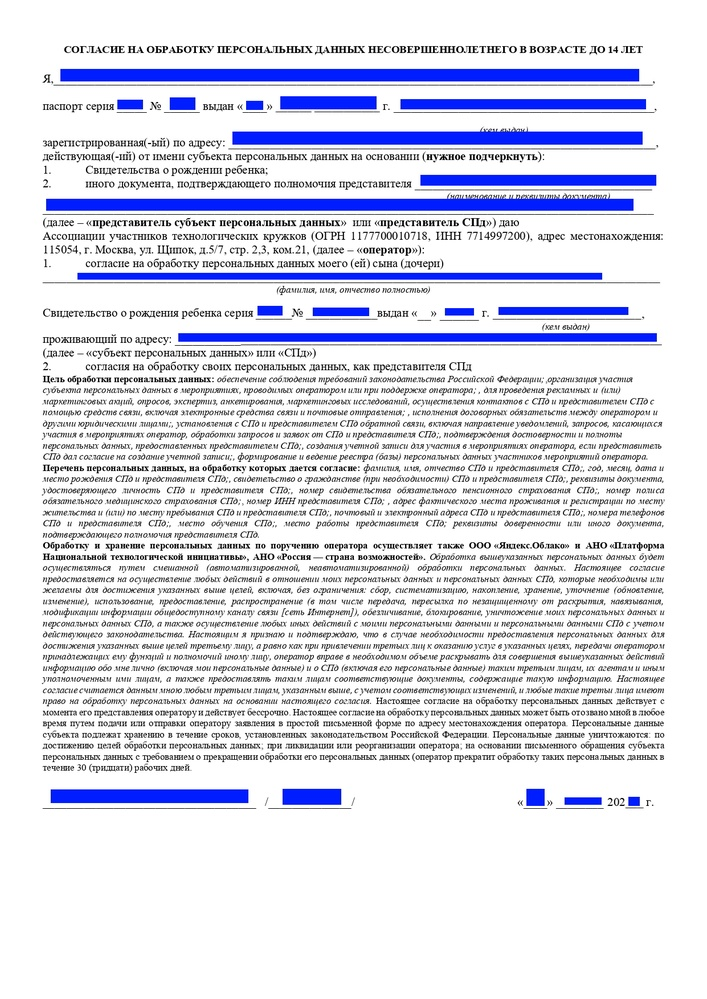
#> input picture fields/data/test.jpg, 707 x 999 px, shrunk from 1241 x 1754 before the run
$ python ramki.py
#> lines starting #> are read from the running program, lines starting #| are printed output that depends on the picture; after the words box and inside, x2 and y2 are one past the last pixel; in counts of white or black regions, pixels touching at a corner belong together
import cv2
import numpy as np


def load_image(folder, name):
    im = cv2.imread(f'{folder}/{name}')
    im = cv2.cvtColor(im, cv2.COLOR_BGR2GRAY)
    return im


def frame_img(img_f):
    hsv_frame = cv2.cvtColor(img_f, cv2.COLOR_BGR2HSV)
#> hsv_frame: shape (999, 707, 3); mean H, S, V 13.8, 14.8, 234.8
#> img_f is the input picture: shape (999, 707, 3); mean B, G, R 234.8, 222.5, 220.9

    # Диапазон цвета которым будем рисовать прямоугольники в любом редакторе
    # Цвет которого не может быть в документе (в нашем случае - синий)
    lower_range = np.array([110, 50, 50])
    upper_range = np.array([130, 255, 255])

    mask = cv2.inRange(hsv_frame, lower_range, upper_range)
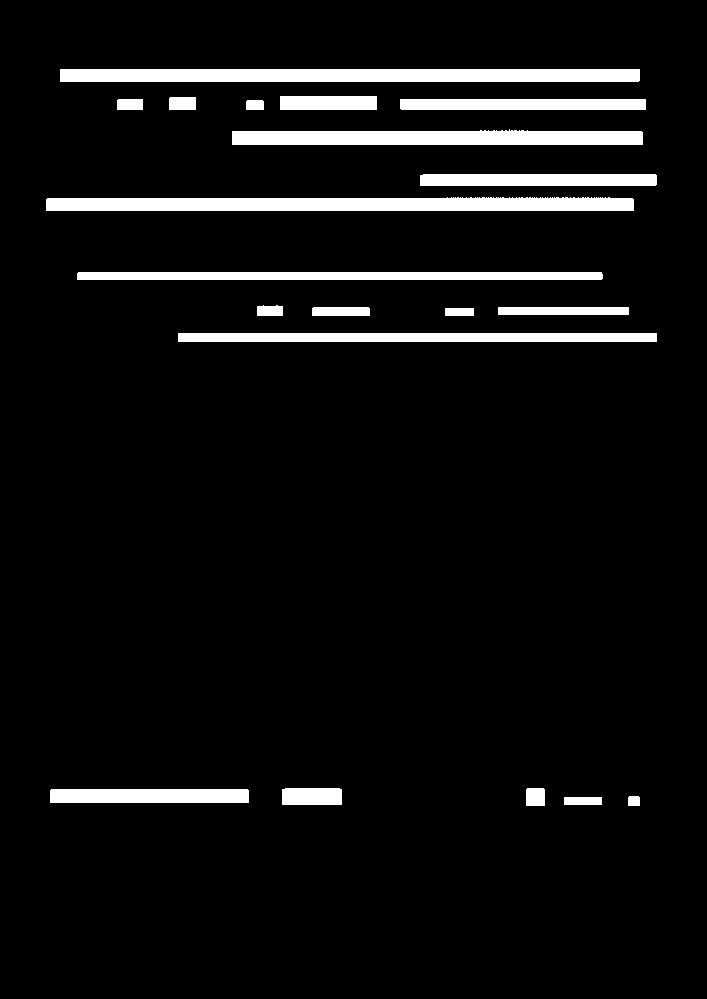
#> mask: shape (999, 707); 6.2% white; 20 white regions, largest, box (x1, y1, x2, y2) and area: (46, 197, 634, 211) 7715, (60, 69, 640, 82) 7539, (232, 129, 643, 145) 5777

    frames = []
    img_sk = mask
    thresh = cv2.Canny(img_sk, 10, 250)
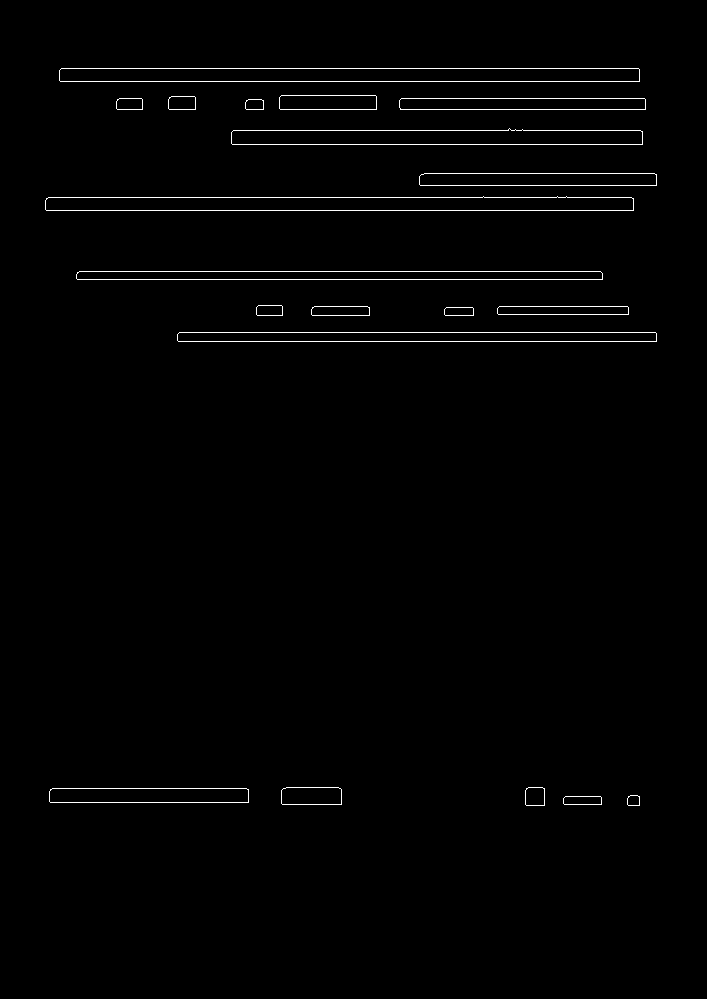
#> thresh: shape (999, 707); 1.1% white in thin lines or dots, all inside (x1, y1, x2, y2) = (45, 68, 657, 806)
    cnts_frame, hierarchy = cv2.findContours(thresh.copy(), cv2.RETR_EXTERNAL, cv2.CHAIN_APPROX_SIMPLE)
#> cnts_frame = 20 contours; largest, box (x1, y1, x2, y2) and area: (45, 196, 634, 211) 7641, (59, 68, 640, 82) 7537, (231, 128, 643, 145) 5756, (177, 332, 657, 342) 4308, (76, 271, 603, 280) 4202

    # перебираем все найденные контуры в цикле
    for cnt_frame in cnts_frame:
        rect = cv2.minAreaRect(cnt_frame)  # пытаемся вписать прямоугольник
        box = cv2.boxPoints(rect)  # поиск четырех вершин прямоугольника
        box = np.int0(box)  # округление координат
        area = int(rect[1][0] * rect[1][1])  # вычисление площади
        if area > 250:  # функция подстраховки от случайных контуров (код будет работать без нее)
            cv2.drawContours(img_sk, [box], 0, (255, 0, 0), 2)
            frames.append(box[[1, 3]])
#> this loop made 20 passes
#> (rect, box, area) on passes 1 to 7: (((582, 800), (8, 38), -90), [[601, 804], [563, 804], [563, 796], [601, 796]], 304), (((633, 800), (10, 12), -90), [[639, 805], [627, 805], [627, 795], [639, 795]], 120), (((148.5, 795), (14, 199), -90), [[248, 802], [49, 802], [49, 788], [248, 788]], 2786), (((534.5, 796), (18, 19), -90), [[544, 805], [525, 805], [525, 787], [544, 787]], 342), (((311, 795.5), (17, 60), -90), [[341, 804], [281, 804], [281, 787], [341, 787]], 1020), (((416.5, 336.5), (9, 479), -90), [[656, 341], [177, 341], [177, 332], [656, 332]], 4311), (((458.5, 311), (8, 29), -90), [[473, 315], [444, 315], [444, 307], [473, 307]], 232)
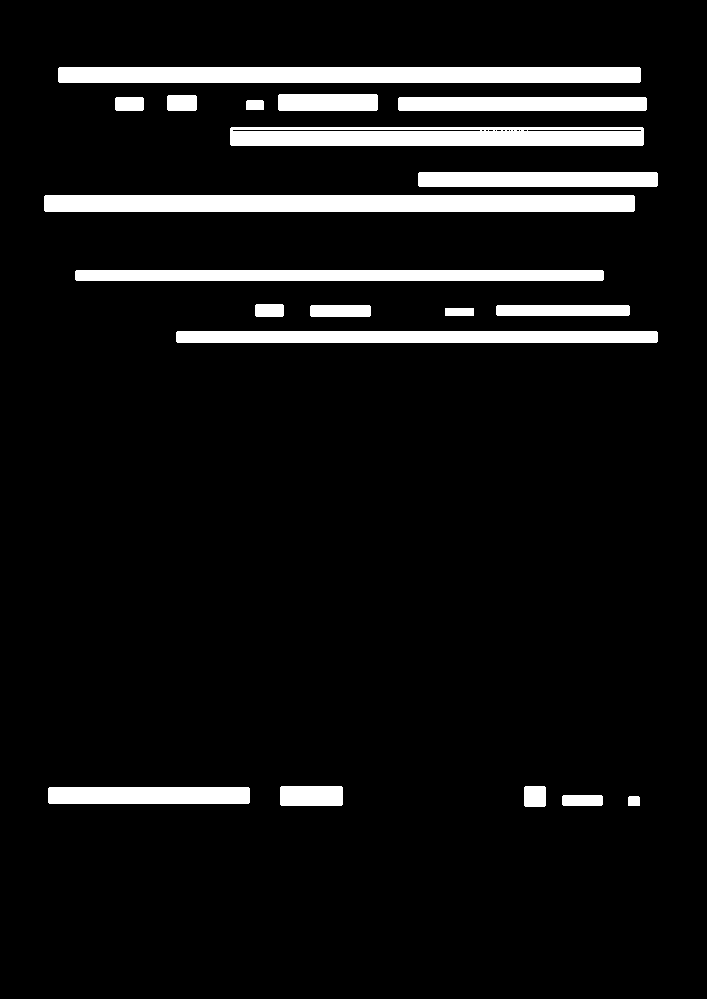
#> img_sk: shape (999, 707); 8% white; 20 white regions, largest, box (x1, y1, x2, y2) and area: (44, 195, 635, 212) 10043, (58, 67, 641, 83) 9324, (230, 127, 644, 146) 7477
#> after the loop, frames = 17 items, first 6: [[563, 804], [601, 796]], [[49, 802], [248, 788]], [[525, 805], [544, 787]], [[281, 804], [341, 787]], [[177, 341], [656, 332]], [[497, 314], [628, 306]]

    array_frame = np.array(frames)
    return array_frame


if __name__ == "__main__":
    # OCR_LOCATIONS - готовый массив с координатами рамок проверки полей для основного проекта
    OCR_LOCATIONS = frame_img(cv2.imread('data/test.jpg'))  # Test - форма с синими прямоугольниками.

    template = load_image('data', '1.jpg')  # форма на которую будут накладываться вычисленные рамки
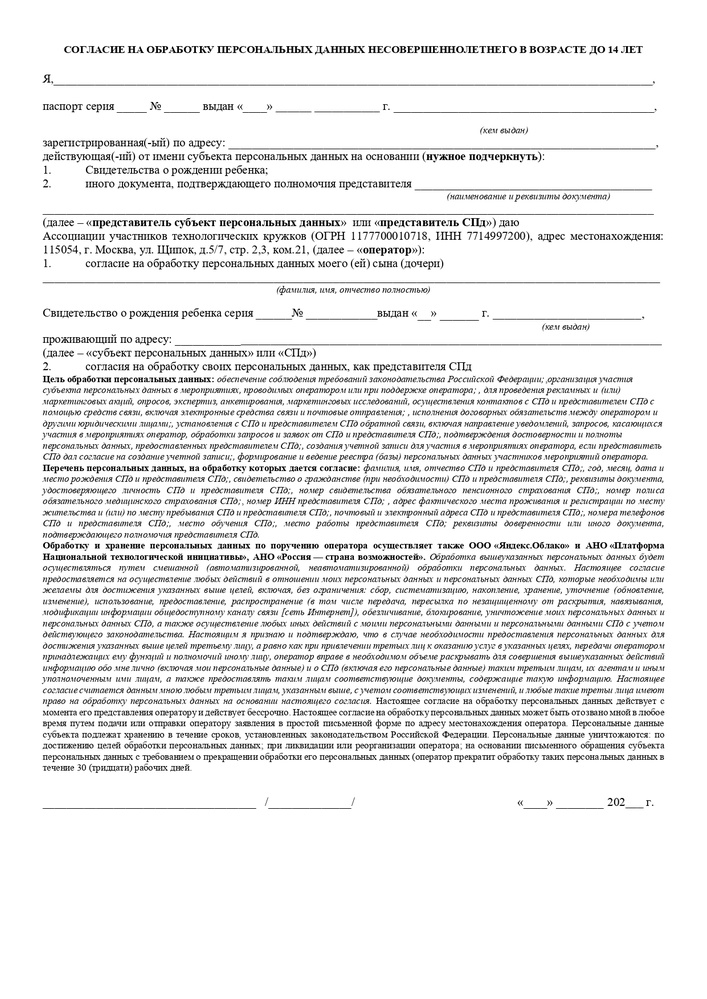
#> input picture fields/data/1.jpg, 707 x 999 px, shrunk from 1241 x 1754 before the run
#> in load_image, im is the input picture: shape (999, 707, 3); min 0, max 255, mean 235.6

    for location in OCR_LOCATIONS:
        y, x = (location[0][1], location[1][1]), (location[0][0], location[1][0])
        cv2.rectangle(template, (x[0], y[0]), (x[1], y[1]), (0, 255, 0), 3)
#> this loop made 17 passes
#> (location, y, x) on passes 1 to 12: ([[563, 804], [601, 796]], (804, 796), (563, 601)), ([[49, 802], [248, 788]], (802, 788), (49, 248)), ([[525, 805], [544, 787]], (805, 787), (525, 544)), ([[281, 804], [341, 787]], (804, 787), (281, 341)), ([[177, 341], [656, 332]], (341, 332), (177, 656)), ([[497, 314], [628, 306]], (314, 306), (497, 628)), ([[311, 315], [369, 306]], (315, 306), (311, 369)), ([[256, 315], [282, 305]], (315, 305), (256, 282)), ([[76, 279], [602, 271]], (279, 271), (76, 602)), ([[45, 210], [633, 196]], (210, 196), (45, 633)), ([[419, 185], [656, 173]], (185, 173), (419, 656)), ([[231, 144], [642, 128]], (144, 128), (231, 642))
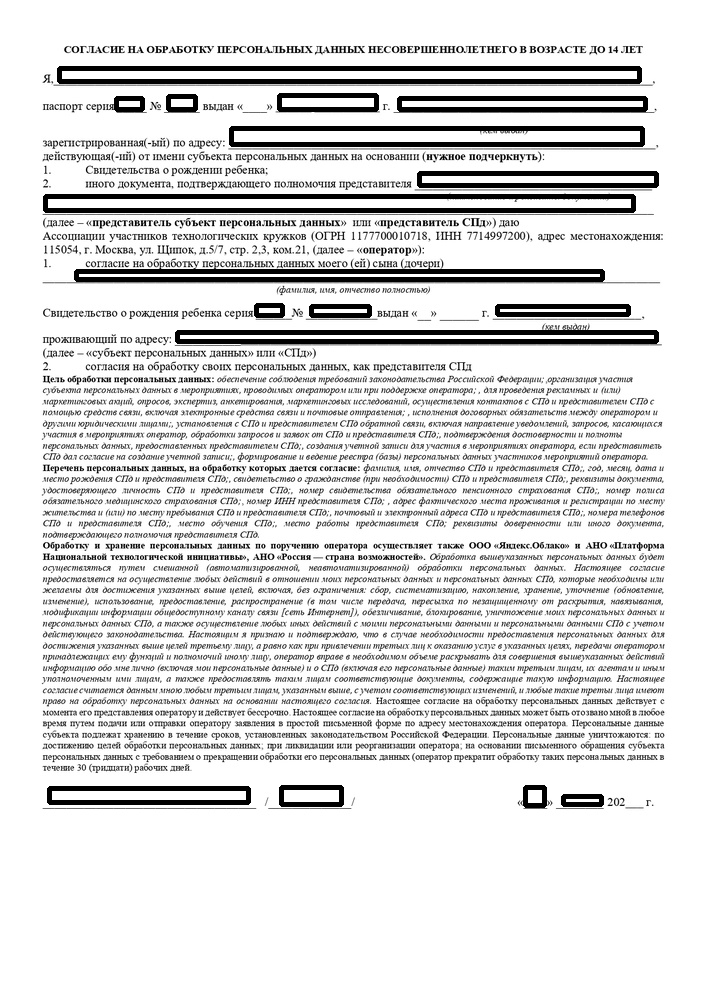
#> template: shape (999, 707); min 0, max 255, mean 221.5

    cv2.imwrite('new_fields', template)
